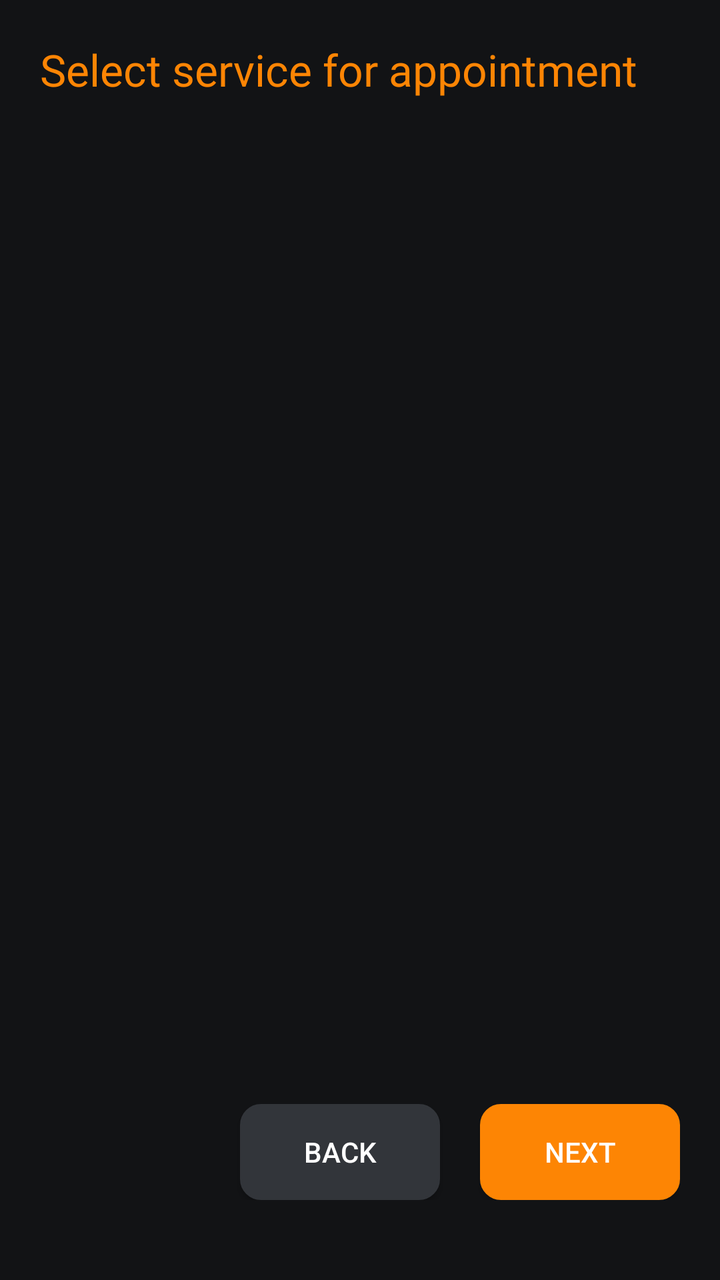
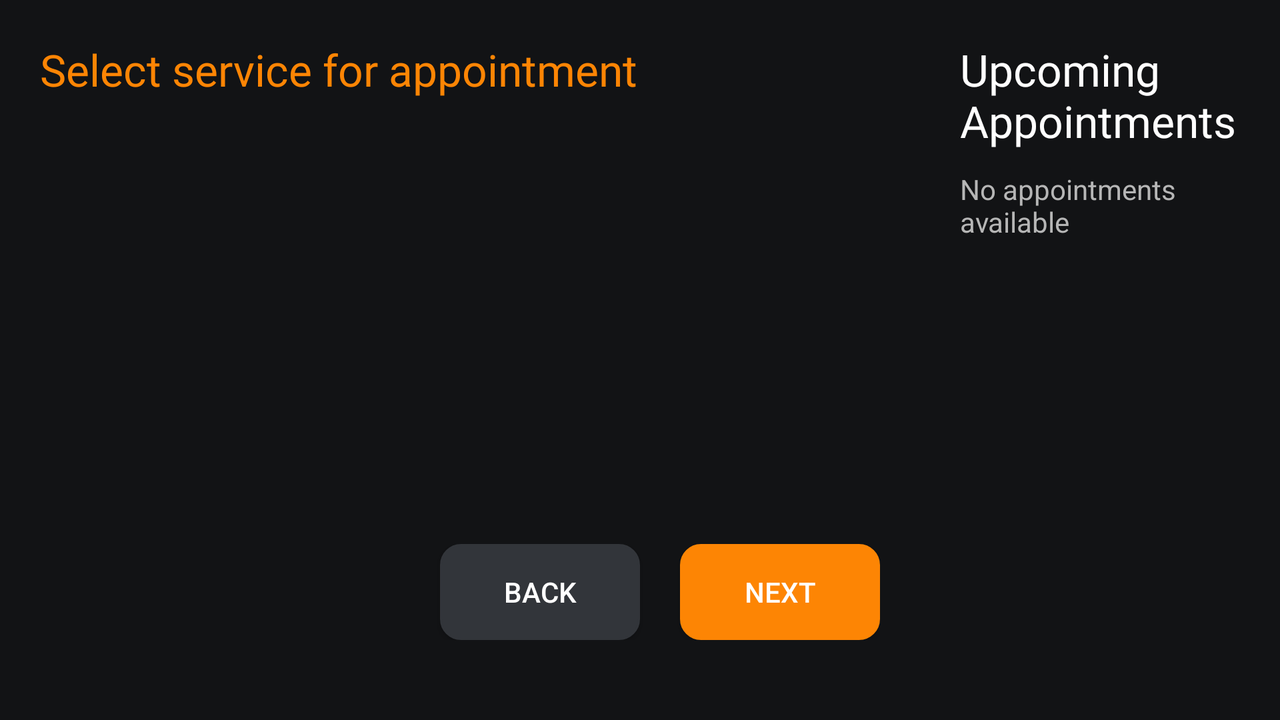

First picture: res/layout/ on a phone held upright. Second picture: the repository's own variant of that layout, on a device whose configuration matches the variant's folder. Source for both follows.
<!-- AndroidManifest.xml: application theme Base.Theme.Tropics_App -->
<!-- res/layout/fragment_appointment_available_service.xml -->
<?xml version="1.0" encoding="utf-8"?>
<FrameLayout xmlns:android="http://schemas.android.com/apk/res/android"
    xmlns:tools="http://schemas.android.com/tools"
    android:layout_width="match_parent"
    android:layout_height="match_parent"
    xmlns:app="http://schemas.android.com/apk/res-auto"
    android:background="#121315"
    tools:context=".AppointmentAvailableServiceFragment">

    <LinearLayout
        android:layout_width="match_parent"
        android:layout_height="match_parent"
        android:orientation="horizontal">


        
        <LinearLayout
            android:layout_width="0dp"
            android:layout_height="match_parent"
            android:layout_weight="2"
            android:orientation="vertical"
            android:padding="20dp">

            <TextView
                android:id="@+id/tvCI"
                android:layout_width="wrap_content"
                android:layout_height="wrap_content"
                android:text="Select service for appointment"
                android:fontFamily="@font/manrope"
                android:textSize="22sp"
                android:textColor="@color/orange" />


            
            <LinearLayout
                android:layout_width="match_parent"
                android:layout_height="0dp"
                android:layout_weight="1"
                android:orientation="vertical" />

            
            <LinearLayout
                android:layout_width="match_parent"
                android:layout_height="wrap_content"
                android:orientation="horizontal"
                android:gravity="right"
                android:layout_gravity="bottom"
                android:layout_marginBottom="20dp">

                <Button
                    android:id="@+id/btnBack"
                    android:layout_width="100dp"
                    android:layout_height="wrap_content"
                    android:background="@drawable/custom_background_2"
                    android:text="Back" />
                <Space
                    android:layout_width="20dp"
                    android:layout_height="wrap_content" />
                <Button
                    android:id="@+id/btnNext"
                    android:layout_width="100dp"
                    android:layout_height="wrap_content"
                    android:background="@drawable/custom_background_3"
                    android:text="Next" />

            </LinearLayout>
        </LinearLayout>
    </LinearLayout>

</FrameLayout>
<!-- resources referenced by this layout -->
<resources>
  <color name="orange">#FD8504</color>
  <!-- drawable custom_background_2 (drawable) -->
  <?xml version="1.0" encoding="utf-8"?>
  <shape android:shape="rectangle" xmlns:android="http://schemas.android.com/apk/res/android">
      <solid android:color="@color/gray"/>
      <corners android:radius="10dp"/>
      <stroke android:color="@color/gray" android:width="1dp"/>
  </shape>
  <!-- drawable custom_background_3 (drawable) -->
  <?xml version="1.0" encoding="utf-8"?>
  <shape android:shape="rectangle" xmlns:android="http://schemas.android.com/apk/res/android">
      <solid android:color="@color/orange"/>
      <corners android:radius="10dp"/>
      <stroke android:color="@color/orange" android:width="1dp"/>
  </shape>
  <style name="Base.Theme.Tropics_App" parent="Theme.AppCompat.DayNight.NoActionBar">
          
          <item name="windowActionBar">false</item>
          <item name="windowNoTitle">true</item>
          <item name="colorPrimary">@color/darkgray</item>
          <item name="colorPrimaryVariant">@color/gray</item>
  
          
          <item name="colorSecondary">@color/orange</item>
          <item name="colorSecondaryVariant">@color/darkgray</item>
  
          
          <item name="colorSurface">@color/gray</item> 
  
          
          <item name="android:textColorPrimary">@color/white</item>
          <item name="android:textColorSecondary">@color/white</item>
  
          
          <item name="android:statusBarColor">@color/darkgray</item>
          <item name="android:navigationBarColor">@color/darkgray</item>
  
          
          <item name="colorOnPrimary">@color/white</item>
          <item name="colorOnSecondary">@color/white</item>
      </style>
  <color name="gray">#32353A</color>
  <color name="darkgray">#121315</color>
  <color name="white">#FFFFFFFF</color>
</resources>
<!-- res/layout-land/fragment_appointment_available_service.xml (the repository's variant of the layout above) -->
<!-- drawn on the phone turned sideways -->
<?xml version="1.0" encoding="utf-8"?>
<FrameLayout xmlns:android="http://schemas.android.com/apk/res/android"
    xmlns:tools="http://schemas.android.com/tools"
    android:layout_width="match_parent"
    android:layout_height="match_parent"
    android:background="#121315"
    tools:context=".AppointmentAvailableServiceFragment">

    
    <LinearLayout
        android:layout_width="match_parent"
        android:layout_height="match_parent"
        android:orientation="horizontal"
        android:padding="20dp"
        android:weightSum="4">

        
        <LinearLayout
            android:layout_width="0dp"
            android:layout_height="match_parent"
            android:layout_weight="3"
            android:orientation="vertical"
            android:paddingEnd="10dp">

            
            <TextView
                android:id="@+id/tvCI"
                android:layout_width="wrap_content"
                android:layout_height="wrap_content"
                android:text="Select service for appointment"
                android:fontFamily="@font/manrope"
                android:textSize="22sp"
                android:textColor="@color/orange" />

            
            <ScrollView
                android:layout_width="match_parent"
                android:layout_height="0dp"
                android:layout_weight="1"
                android:paddingTop="10dp">

                <LinearLayout
                    android:id="@+id/servicesContainer"
                    android:layout_width="match_parent"
                    android:layout_height="wrap_content"
                    android:orientation="vertical">
                    
                </LinearLayout>
            </ScrollView>
            <LinearLayout
                android:layout_width="match_parent"
                android:layout_height="wrap_content"
                android:orientation="horizontal"
                android:gravity="right"
                android:layout_gravity="bottom"
                android:layout_marginBottom="20dp"
                android:paddingHorizontal="20dp">

                <Button
                    android:id="@+id/btnBack"
                    android:layout_width="100dp"
                    android:layout_height="wrap_content"
                    android:background="@drawable/custom_background_2"
                    android:text="Back" />

                <Space
                    android:layout_width="20dp"
                    android:layout_height="wrap_content" />

                <Button
                    android:id="@+id/btnNext"
                    android:layout_width="100dp"
                    android:layout_height="wrap_content"
                    android:background="@drawable/custom_background_3"
                    android:text="Next" />
            </LinearLayout>
        </LinearLayout>

        
        <LinearLayout
            android:layout_width="0dp"
            android:layout_height="match_parent"
            android:layout_weight="1"
            android:orientation="vertical"
            android:paddingStart="10dp">

            <TextView
                android:layout_width="wrap_content"
                android:layout_height="wrap_content"
                android:text="Upcoming Appointments"
                android:fontFamily="@font/manrope"
                android:textSize="22sp"
                android:textColor="@color/white" />

            <TextView
                android:layout_width="wrap_content"
                android:layout_height="wrap_content"
                android:text="No appointments available"
                android:textColor="#B6B6B6"
                android:layout_marginTop="10dp" />
        </LinearLayout>

    </LinearLayout>

    


</FrameLayout>
<!-- resources referenced by the variant -->
<!-- as the phone turned sideways resolves them -->
<resources>
  <color name="orange">#FD8504</color>
  <color name="white">#FFFFFFFF</color>
  <!-- drawable custom_background_2 (drawable) -->
  <?xml version="1.0" encoding="utf-8"?>
  <shape android:shape="rectangle" xmlns:android="http://schemas.android.com/apk/res/android">
      <solid android:color="@color/gray"/>
      <corners android:radius="10dp"/>
      <stroke android:color="@color/gray" android:width="1dp"/>
  </shape>
  <!-- drawable custom_background_3 (drawable) -->
  <?xml version="1.0" encoding="utf-8"?>
  <shape android:shape="rectangle" xmlns:android="http://schemas.android.com/apk/res/android">
      <solid android:color="@color/orange"/>
      <corners android:radius="10dp"/>
      <stroke android:color="@color/orange" android:width="1dp"/>
  </shape>
  <style name="Base.Theme.Tropics_App" parent="Theme.AppCompat.DayNight.NoActionBar">
          
          <item name="windowActionBar">false</item>
          <item name="windowNoTitle">true</item>
          <item name="colorPrimary">@color/darkgray</item>
          <item name="colorPrimaryVariant">@color/gray</item>
  
          
          <item name="colorSecondary">@color/orange</item>
          <item name="colorSecondaryVariant">@color/darkgray</item>
  
          
          <item name="colorSurface">@color/gray</item> 
  
          
          <item name="android:textColorPrimary">@color/white</item>
          <item name="android:textColorSecondary">@color/white</item>
  
          
          <item name="android:statusBarColor">@color/darkgray</item>
          <item name="android:navigationBarColor">@color/darkgray</item>
  
          
          <item name="colorOnPrimary">@color/white</item>
          <item name="colorOnSecondary">@color/white</item>
      </style>
  <color name="gray">#32353A</color>
  <color name="darkgray">#121315</color>
</resources>
